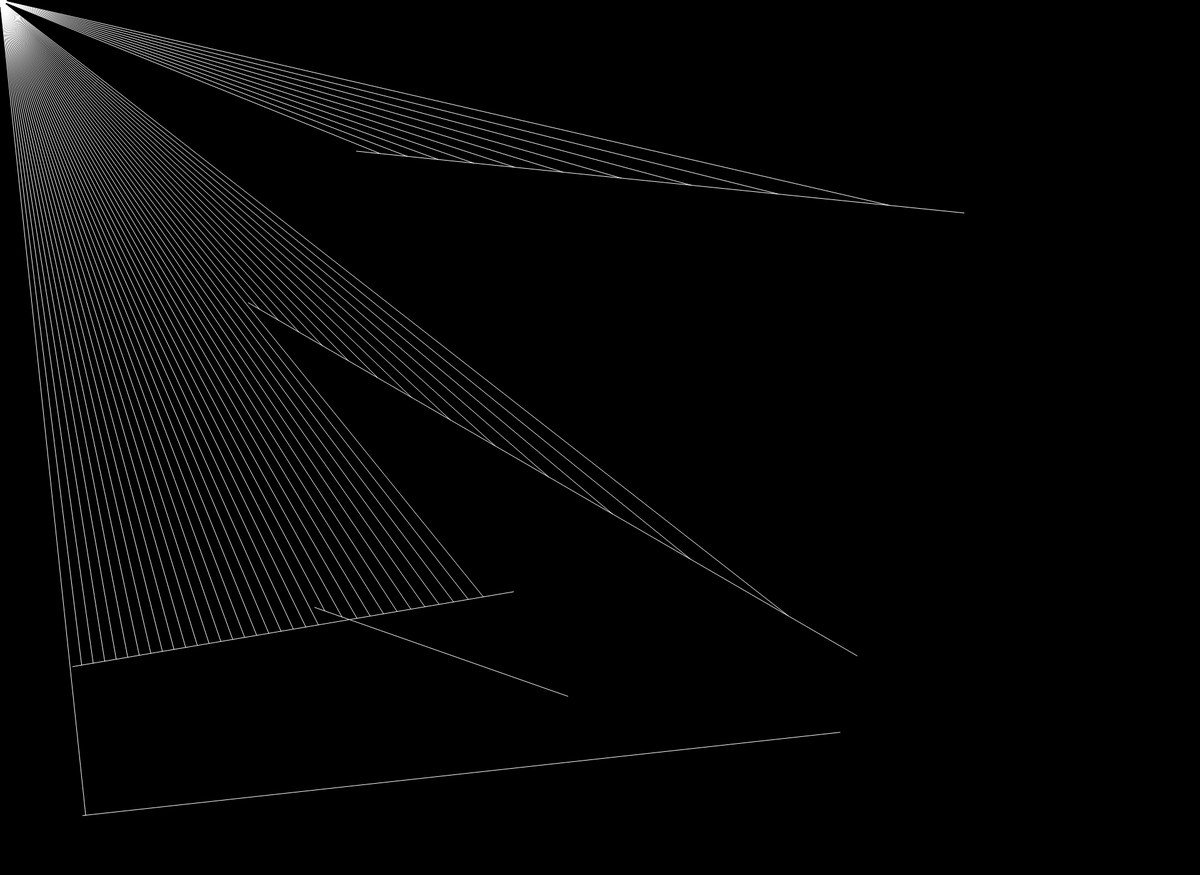
Frame 1 (no input)
Frame 60 (no input): identical to frame 1, image omitted
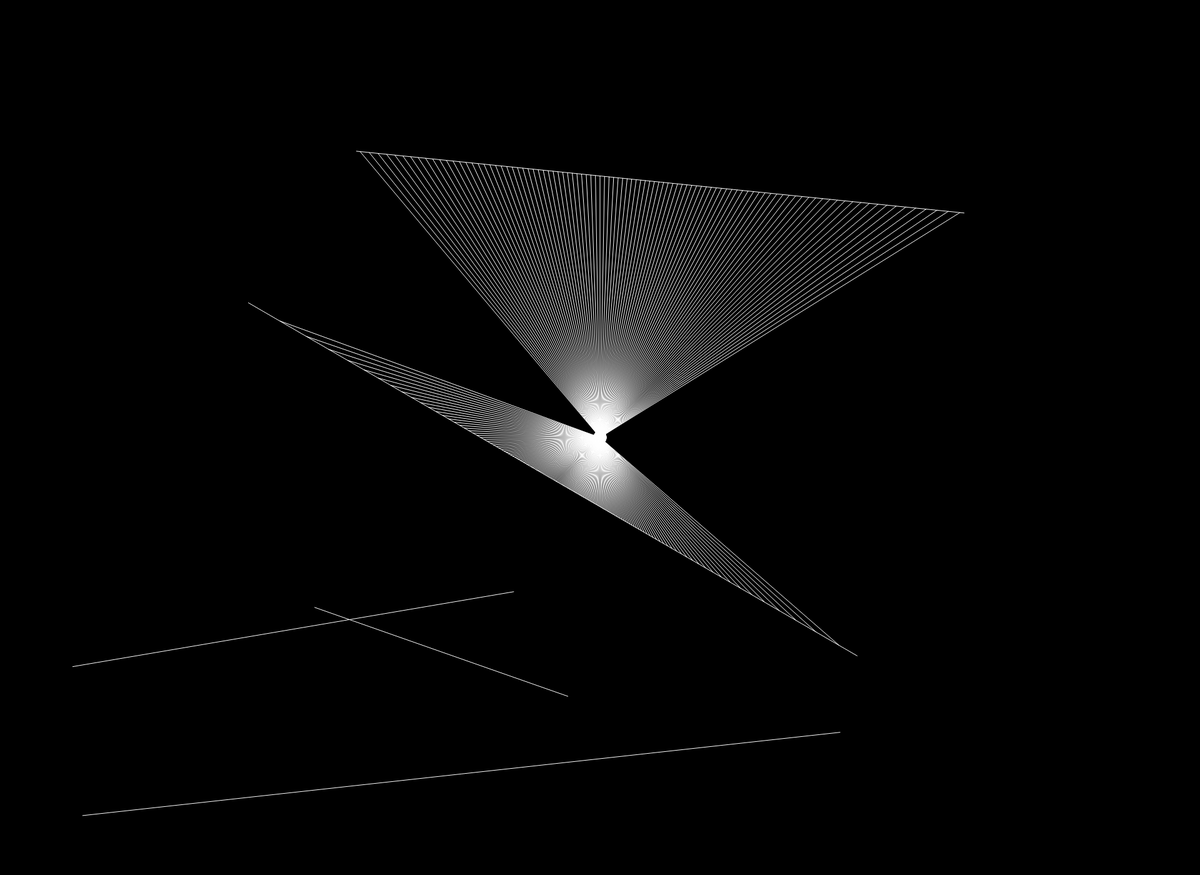
Frame 120 (the mouse pressed at the canvas centre since frame 60)

The p5.js sketch that drew these frames (run headless with seeded random() and noise() and a simulated clock; from frame 60 on, the mouse is pressed at the canvas centre):

// p5.js sketch
// ── sketch.js
let walls = [];
let ray;
let particle;
let xoff = 0;
let yoff = 0;

function setup() {
  createCanvas(1920, 1400);
  for(let i = 0; i < 5; i++){
    let x1 = random(width);
    let x2 = random(width);
    let y1 = random(height);
    let y2 = random(height);
    walls[i] = new Boundary(x1, y1, x2, y2);
  }
  particle = new Particle();
}

function draw() {
  background(0);
  for(let wall of walls) {
    wall.show();
  }
  particle.update(mouseX, mouseY);
  particle.show();
  particle.look(walls);
  // ray.show();
  // ray.lookAt(mouseX, mouseY);

  // let pt = ray.cast(wall);
  // if(pt){
  //   fill(255);
  //   ellipse(pt.x, pt.y, 8, 8)
  // }
}

// ── boundary.js
class Boundary {
    constructor(x1, y1, x2, y2) {
        this.a = createVector(x1, y1);
        this.b = createVector(x2, y2);
    }
    show() {
        stroke(255);
        line(this.a.x, this.a.y, this.b.x, this.b.y);
    }
}
 

// ── particle.js
class Particle {
  constructor() {
    this.pos = createVector(width / 2, height / 2);
    this.rays = [];
    for (let a = 0; a < 360; a += 1) {
      this.rays.push(new Ray(this.pos, radians(a)));
    }
  }
  look(walls) {
    for (let ray of this.rays) {
      let closest = null;
      let record = Infinity;
      for (let wall of walls) {
        const pt = ray.cast(wall);
        if (pt) {
          const d = p5.Vector.dist(this.pos, pt);
          if (d < record) {
            record = d;
            closest = pt;
          }
        }
      }
      if (closest) {
        line(this.pos.x, this.pos.y, closest.x, closest.y);
      }
    }
  }
  update(x, y) {
    this.pos.set(x, y);
  }

  show() {
    fill(255);
    ellipse(this.pos.x, this.pos.y, 5);
    for (let ray of this.rays) {
      ray.show();
    }
  }
}

// ── ray.js
class Ray {
  constructor(pos, angle) {
    this.pos = pos;
    this.dir = p5.Vector.fromAngle(angle);
  }
  lookAt(x, y){
      this.dir.x = x - this.pos.x;
      this.dir.y = y - this.pos.y
      this.dir.normalize();
  }
  show() {
    stroke(255);
    push();
    translate(this.pos.x, this.pos.y);
    line(0, 0, this.dir.x * 10, this.dir.y * 10);
    pop();
  }
  cast(wall) {
    const x1 = wall.a.x;
    const y1 = wall.a.y;
    const x2 = wall.b.x;
    const y2 = wall.b.y;

    const x3 = this.pos.x;
    const y3 = this.pos.y;
    const x4 = this.pos.x + this.dir.x;
    const y4 = this.pos.y + this.dir.y;

    const den = (x1 - x2) * (y3 - y4) - (y1 - y2) * (x3 - x4);
    if (den == 0) {
      return;
    }
    const t = ((x1 - x3) * (y3 - y4) - (y1 - y3) * (x3 - x4)) / den;
    const u = -((x1 - x2) * (y1 - y3) - (y1 - y2) * (x1 - x3)) / den;
    if (t > 0 && t < 1 && u > 0) {
        const pt = createVector();
        pt.x = x1 + t * (x2 - x1);
        pt.y = y1 + t * (y2 - y1);
        return pt;
    } else {
      return;
    }
  }
}

// ── style.css
div{
    display: flex;
    justify-content: center;
    align-items: center;
}

html, body {
  margin: 0;
  padding: 0;
  background-color: black;
}

canvas {
  display: block;
}
